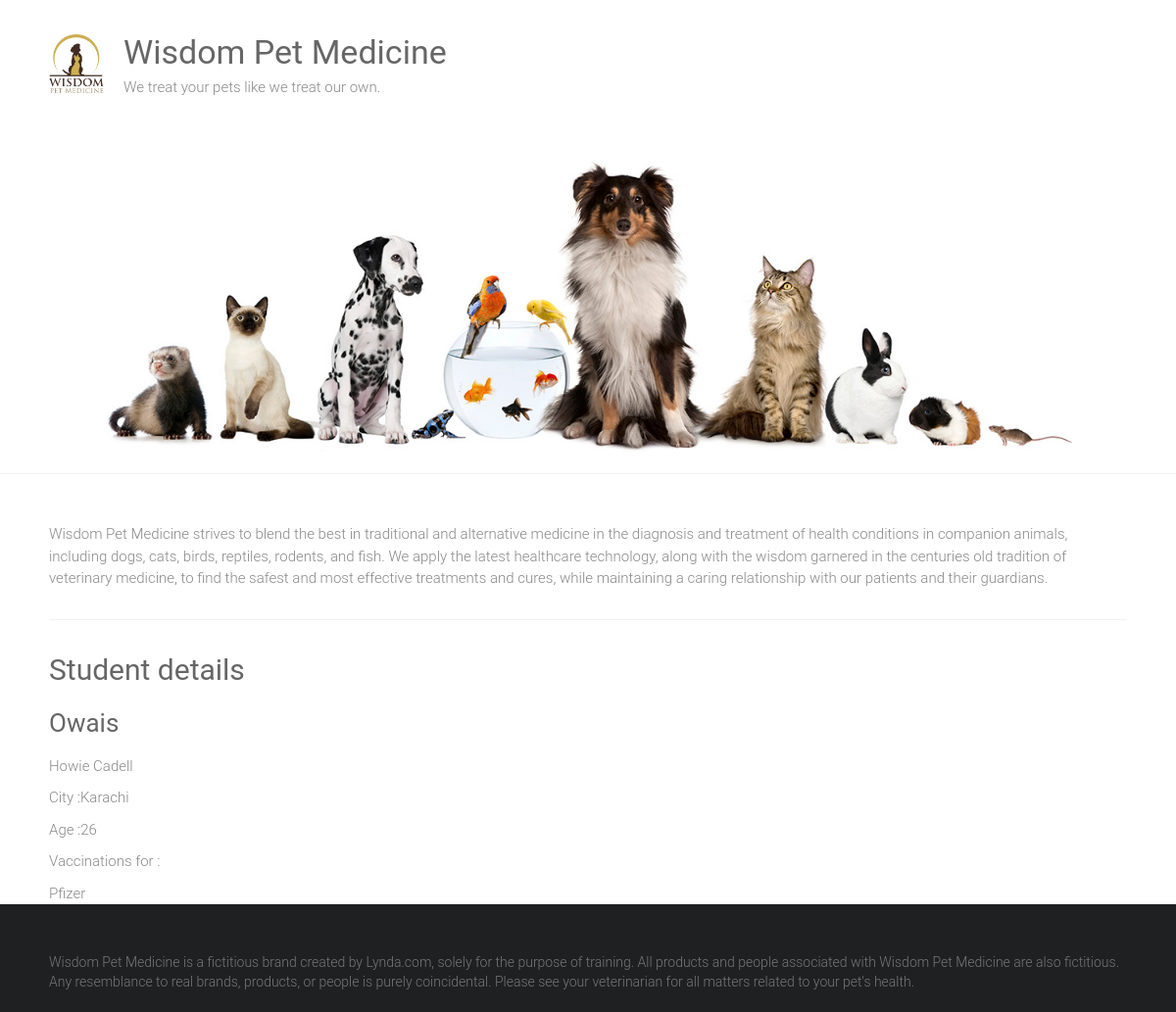
/firstapp/4/, run on the app's committed database.
### firstapp/models.py (models this page shows, shortened)
class Admission(models.Model):
	SEX_CHOICES=[('M', 'Male'), ('F','Female')]
	name= models.CharField(max_length=100)
	father_name= models.CharField(max_length=100)
	city= models.CharField(max_length=100, blank=True)
	score= models.CharField(max_length=100)
	sex=models.CharField(max_length=1, choices=SEX_CHOICES, blank=True)
	birth_date=models.DateTimeField()
	age=models.IntegerField(null=True)
	vaccinations=models.ManyToManyField('Vaccine', blank=True)

class Vaccine(models.Model):
	name=models.CharField(max_length=50)

### firstapp/views.py (the view)
# urls.py: path('firstapp/<int:student_id>/', views.student_detail, name='student_detail')
def student_detail(request,student_id):
	try:
		student=Admission.objects.get(id=student_id)
	except Admission.DoesNotExist:
		raise Http404('Student does not exist')
	return render(request, 'student_detail.html', {
		'student':student
		})

### firstapp/templates/student_detail.html
{% extends "base.html" %}
{% block content %}
<h1>Student details</h1>
<div>
	<h3>{{student.name|capfirst}} </h3>
	<p> {{student.father_name}} </p>
	{% if student.city %}
	<p> City :{{student.city}}
	{% endif %}
	{% if student.age %}
	<p> Age :{{student.age}}
	{% endif %}
	{% if student.vaccinations.all %}
	<p> Vaccinations for : </p>
	<ul>
		{% for vaccination in student.vaccinations.all %}
			<li>{{vaccination.name}} </li>
		{% endfor %}
	{% endif %}
	</ul>
</div>
{% endblock %}

### static/style.css (style rules this page uses)
html, body, div, span, applet, object, iframe, h1, h2, h3, h4, h5, h6, p, blockquote, pre, a, abbr, acronym, address, big, cite, code, del, dfn, em, font, ins, kbd, q, s, samp, small, strike, strong, sub, sup, tt, var, dl, dt, dd, ol, ul, li, fieldset, form, label, legend, table, caption, tbody, tfoot, thead, tr, th, td { border: 0; font: inherit; font-size: 100%; font-style: inherit; font-weight: inherit; margin: 0; outline: 0; padding: 0; vertical-align: baseline; }
html { overflow-y: scroll; -webkit-text-size-adjust: 100%; -ms-text-size-adjust: 100%; }
h1, h2, h3, h4, h5, h6 { color: #666666; line-height: 1.4; padding-bottom: 15px; font-weight: normal; }
h1 { font-size: 30px; }
h3 { font-size: 26px; }
body, button, input, select, textarea { color: #888888; font-size: 15px; line-height: 1.5; font-family: 'Roboto', sans-serif; font-weight: 300; }
p { color: #888888; font-size: 15px; line-height: 1.5; margin-bottom: 15px; font-weight: 300; }
ul, ol { list-style: none; }
body { background: #f2f2f2; }
body { padding-top: 30px; padding-bottom: 30px; }
body.wide { padding-top: 0; padding-bottom: 0; }
.single-page p { margin-bottom: 10px; }

### data on the page
Admission: name "Owais", father_name "Howie Cadell", city "Karachi", age "26"
Vaccine: name "Pfizer"
